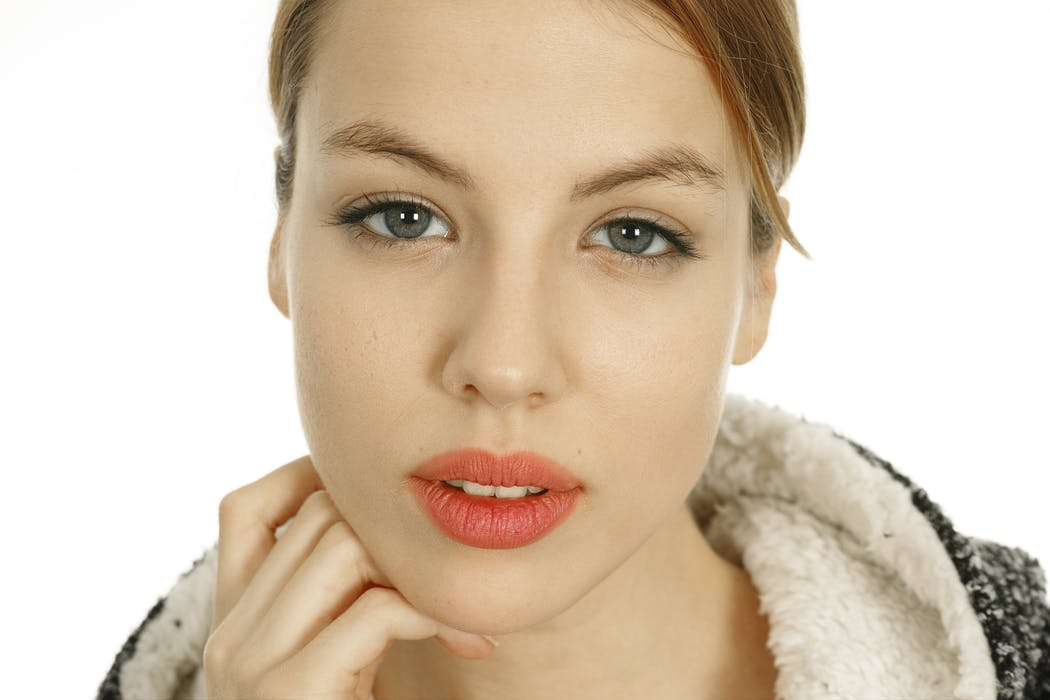
#> input picture 01_ImageProcessing/06_Feature Detection/data/face.jpeg, 1050 x 700 px
$ python reconstruct_object.py --images '../../06_Feature Detection/data' --out out   (older library calls are emulated)
#> lines starting #> are read from the running program, lines starting #| are printed output that depends on the picture; after the words box and inside, x2 and y2 are one past the last pixel; in counts of white or black regions, pixels touching at a corner belong together
#> in extract_features, image is the input picture: shape (700, 1050, 3); mean B, G, R 181.5, 200.6, 217.3
from __future__ import annotations

import argparse
import re
from dataclasses import dataclass
from pathlib import Path

import cv2
import numpy as np


IMAGE_EXTENSIONS = {".jpg", ".jpeg", ".png", ".bmp", ".tif", ".tiff"}


@dataclass
class ViewFeatures:
    image: np.ndarray
    gray: np.ndarray
    mask: np.ndarray
    keypoints: list
    descriptors: np.ndarray | None


@dataclass
class Correspondences:
    pts_a: np.ndarray
    pts_b: np.ndarray
    matches: list | None = None
    inliers_for_draw: np.ndarray | None = None
    method: str = "features"


def add_label(image: np.ndarray, label: str) -> np.ndarray:
    canvas = image.copy()
    font = cv2.FONT_HERSHEY_SIMPLEX
    scale = max(0.5, min(canvas.shape[:2]) / 700.0)
    thickness = max(1, int(round(scale * 2)))
    (text_w, text_h), _ = cv2.getTextSize(label, font, scale, thickness)
    pad = int(8 * scale) + 4
    cv2.rectangle(canvas, (0, 0), (text_w + pad * 2, text_h + pad * 2), (0, 0, 0), -1)
    cv2.putText(canvas, label, (pad, text_h + pad), font, scale, (255, 255, 255), thickness, cv2.LINE_AA)
    return canvas


def resize_to_height(image: np.ndarray, height: int) -> np.ndarray:
    h, w = image.shape[:2]
    if h == height:
        return image
    width = max(1, int(round(w * height / h)))
    return cv2.resize(image, (width, height), interpolation=cv2.INTER_AREA)


def make_image_grid(images: list[np.ndarray], labels: list[str], cell_size: tuple[int, int] = (260, 260), cols: int = 4) -> np.ndarray:
    cell_w, cell_h = cell_size
    cells = []
    for image, label in zip(images, labels):
        h, w = image.shape[:2]
        scale = min(cell_w / w, cell_h / h)
        resized = cv2.resize(image, (max(1, int(w * scale)), max(1, int(h * scale))), interpolation=cv2.INTER_AREA)
        cell = np.full((cell_h, cell_w, 3), 245, dtype=np.uint8)
        y = (cell_h - resized.shape[0]) // 2
        x = (cell_w - resized.shape[1]) // 2
        cell[y : y + resized.shape[0], x : x + resized.shape[1]] = resized
        cells.append(add_label(cell, label))

    rows = []
    for start in range(0, len(cells), cols):
        row = cells[start : start + cols]
        while len(row) < cols:
            row.append(np.full((cell_h, cell_w, 3), 245, dtype=np.uint8))
        rows.append(cv2.hconcat(row))
    return cv2.vconcat(rows)


def natural_key(path: Path) -> list:
    return [int(part) if part.isdigit() else part.lower() for part in re.split(r"(\d+)", path.stem)]


def load_images(folder: Path) -> list[Path]:
    excluded_name_parts = {"grid", "mask"}
    paths = [
        p
        for p in sorted(folder.iterdir(), key=natural_key)
        if p.suffix.lower() in IMAGE_EXTENSIONS
        and not any(part in p.stem.lower() for part in excluded_name_parts)
    ]
    if len(paths) < 2:
        raise ValueError(f"Need at least two images in {folder}")
    return paths


def ensure_dir(path: Path) -> None:
    path.mkdir(parents=True, exist_ok=True)


def preprocess(image: np.ndarray) -> np.ndarray:
    gray = cv2.cvtColor(image, cv2.COLOR_BGR2GRAY)
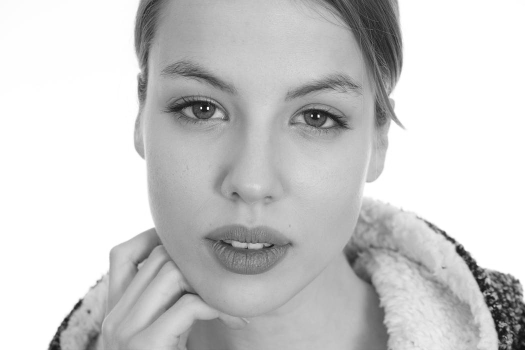
#> gray: shape (700, 1050) (shown at 1/2 size); min 4, max 255, mean 203.4
    clahe = cv2.createCLAHE(clipLimit=2.0, tileGridSize=(8, 8))
    return clahe.apply(gray)


def rootsift(descriptors: np.ndarray | None) -> np.ndarray | None:
    if descriptors is None:
        return None
    descriptors = descriptors.astype(np.float32)
    descriptors /= descriptors.sum(axis=1, keepdims=True) + 1e-7
    return np.sqrt(descriptors)


def central_grabcut_mask(image: np.ndarray, iterations: int = 5) -> np.ndarray:
#> called with iterations = 5
    h, w = image.shape[:2]
    rect = (int(w * 0.08), int(h * 0.08), int(w * 0.84), int(h * 0.84))
    labels = np.zeros((h, w), np.uint8)
    bgd_model = np.zeros((1, 65), np.float64)
    fgd_model = np.zeros((1, 65), np.float64)
    cv2.grabCut(image, labels, rect, bgd_model, fgd_model, iterations, cv2.GC_INIT_WITH_RECT)
    mask = np.where((labels == cv2.GC_FGD) | (labels == cv2.GC_PR_FGD), 255, 0).astype(np.uint8)
    kernel = np.ones((5, 5), np.uint8)
    mask = cv2.morphologyEx(mask, cv2.MORPH_OPEN, kernel)
    mask = cv2.morphologyEx(mask, cv2.MORPH_CLOSE, kernel)
    return mask


def create_detector():
    if hasattr(cv2, "SIFT_create"):
        return "sift", cv2.SIFT_create(nfeatures=8000, contrastThreshold=0.01, edgeThreshold=12)
    if hasattr(cv2, "AKAZE_create"):
        return "akaze", cv2.AKAZE_create()
    return "orb", cv2.ORB_create(nfeatures=5000)


def extract_features(image_path: Path, mask_dir: Path) -> ViewFeatures:
    image = cv2.imread(str(image_path), cv2.IMREAD_COLOR)
    if image is None:
        raise ValueError(f"Could not read image: {image_path}")

    gray = preprocess(image)
    mask = central_grabcut_mask(image)
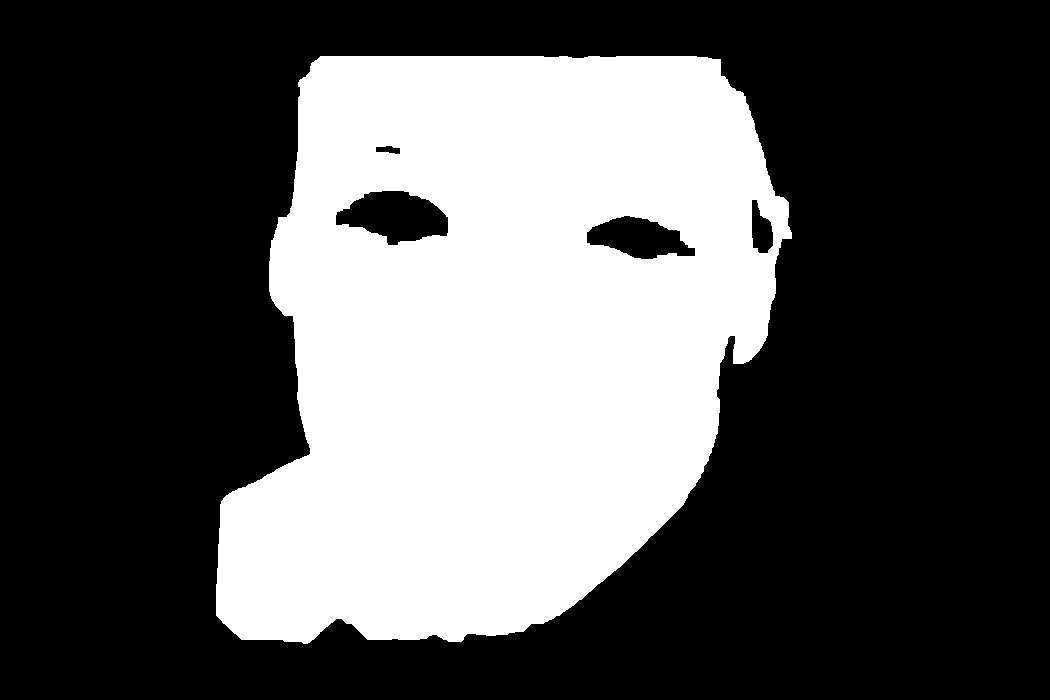
#> mask: shape (700, 1050); 34% white; 1 white region, box (x1, y1, x2, y2) and area: (216, 56, 792, 644) 249585
    ensure_dir(mask_dir)
    cv2.imwrite(str(mask_dir / f"{image_path.stem}_mask.png"), mask)

    _, detector = create_detector()
    keypoints, descriptors = detector.detectAndCompute(gray, mask)
#> keypoints = 3422 keypoints; strongest (x, y, size): (472, 488, 8.7), (516, 492, 8.6), (487, 490, 7.2), (504, 492, 8)
    if descriptors is not None and descriptors.dtype != np.uint8:
        descriptors = rootsift(descriptors)
#> in rootsift, `return np.sqrt(descriptors)`:
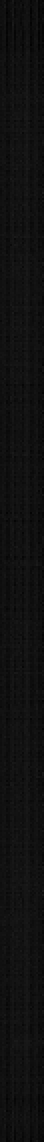
#> returned value: shape (3422, 128) float32 (shown at 1/6 size); min 0, max 0.308, mean 0.0663
    return ViewFeatures(image=image, gray=gray, mask=mask, keypoints=keypoints, descriptors=descriptors)


def save_stage_images(image_path: Path, features: ViewFeatures, stage_dir: Path) -> None:
    ensure_dir(stage_dir)
    stem = image_path.stem

    gray_bgr = cv2.cvtColor(features.gray, cv2.COLOR_GRAY2BGR)
    mask_bgr = cv2.cvtColor(features.mask, cv2.COLOR_GRAY2BGR)

    overlay = features.image.copy()
    green = np.zeros_like(overlay)
    green[:, :, 1] = 255
    overlay = np.where(features.mask[:, :, None] > 0, cv2.addWeighted(overlay, 0.65, green, 0.35, 0), overlay)

    keypoints_vis = cv2.drawKeypoints(
        features.image,
        features.keypoints,
        None,
        color=(0, 255, 0),
        flags=cv2.DRAW_MATCHES_FLAGS_DRAW_RICH_KEYPOINTS,
    )

    stages = [
        ("01_original", features.image, "Original"),
        ("02_clahe", gray_bgr, "CLAHE"),
        ("03_mask", mask_bgr, "GrabCut Mask"),
        ("04_mask_overlay", overlay, "Mask Overlay"),
        ("05_keypoints", keypoints_vis, "Keypoints"),
    ]

    labeled = []
    for suffix, image, label in stages:
        cv2.imwrite(str(stage_dir / f"{stem}_{suffix}.jpg"), image)
        labeled.append(add_label(image, label))
#> this loop made 5 passes
#> (suffix, label, text_w in add_label) on passes 1 to 5: ('01_original', 'Original', 118), ('02_clahe', 'CLAHE', 99), ('03_mask', 'GrabCut Mask', 219), ('04_mask_overlay', 'Mask Overlay', 207), ('05_keypoints', 'Keypoints', 151)
#> after the loop, labeled = 5 items

    contact_height = min(260, max(120, features.image.shape[0] // 3))
    contact = cv2.hconcat([resize_to_height(image, contact_height) for image in labeled])
#> call 4 of resize_to_height, with height = 233
#> in resize_to_height (call 4), `return cv2.resize(image, (width, height), interpolation=cv2.INTER_AREA)`:
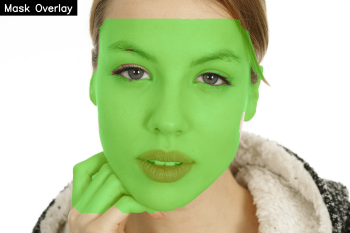
#> returned value: shape (233, 350, 3); mean of channels 0, 1, 2 162.7, 207.8, 190.1; drawn as B, G, R
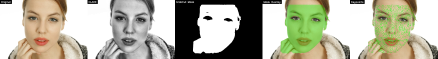
#> contact: shape (233, 1750, 3) (shown at 1/4 size); mean of channels 0, 1, 2 159.5, 178.3, 178.5; drawn as B, G, R
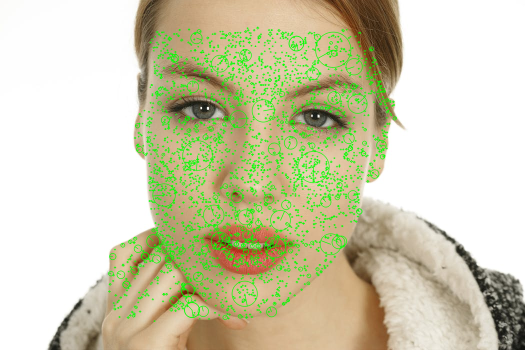
#> image: shape (700, 1050, 3) (shown at 1/2 size); mean of channels 0, 1, 2 174.9, 205.1, 207.1; drawn as B, G, R
    cv2.imwrite(str(stage_dir / f"{stem}_pipeline.jpg"), contact)


def mask_overlay(features: ViewFeatures) -> np.ndarray:
    overlay = features.image.copy()
    green = np.zeros_like(overlay)
    green[:, :, 1] = 255
    return np.where(features.mask[:, :, None] > 0, cv2.addWeighted(overlay, 0.65, green, 0.35, 0), overlay)


def save_initial_pipeline_steps(image_paths: list[Path], views: list[ViewFeatures], pipeline_dir: Path) -> None:
    ensure_dir(pipeline_dir)

    sample_count = min(8, len(views))
#> sample_count = 2
    indices = np.linspace(0, len(views) - 1, sample_count).astype(int)
#> indices = [0, 1]
    multi_view_images = [views[index].image for index in indices]
#> multi_view_images = 2 items
    multi_view_labels = [f"View {index + 1}" for index in indices]
#> multi_view_labels = ['View 1', 'View 2']
    cv2.imwrite(str(pipeline_dir / "01_multi_view_input.jpg"), make_image_grid(multi_view_images, multi_view_labels))
#> the loop in make_image_grid, `for image, label in zip(images, labels):` made 2 passes
#> (label, h, w, y, x, font in add_label, thickness in add_label) on passes 1 to 2: ('View 1', 700, 1050, 43, 0, 0, 1), ('View 2', 250, 250, 0, 0, 0, 1)
#> pass 1, in add_label (call 11), `canvas = image.copy()`:
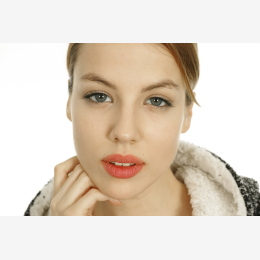
#> canvas: shape (260, 260, 3); mean of channels 0, 1, 2 202.8, 215.5, 226.6; drawn as B, G, R
#> after the loop in make_image_grid, `for image, label in zip(images, labels):`: cells = 2 items
#> the loop in make_image_grid, `for start in range(0, len(cells), cols):` made 1 pass
#> (the rest of the program and of its run is left out)
